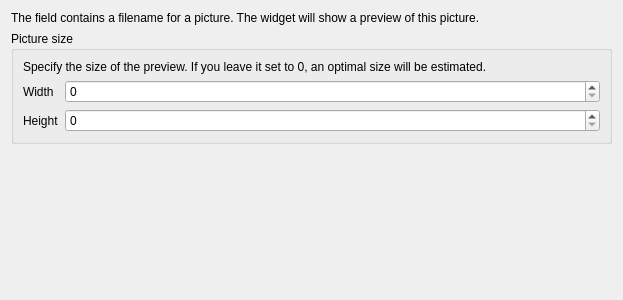
<?xml version="1.0" encoding="UTF-8"?>
<ui version="4.0">
 <class>PhotoConfigDlgBase</class>
 <widget class="QWidget" name="PhotoConfigDlgBase">
  <property name="geometry">
   <rect>
    <x>0</x>
    <y>0</y>
    <width>623</width>
    <height>300</height>
   </rect>
  </property>
  <property name="windowTitle">
   <string>Form</string>
  </property>
  <layout class="QFormLayout" name="formLayout">
   <property name="fieldGrowthPolicy">
    <enum>QFormLayout::AllNonFixedFieldsGrow</enum>
   </property>
   <item row="0" column="0" colspan="2">
    <widget class="QLabel" name="explanationLabel">
     <property name="text">
      <string>The field contains a filename for a picture. The widget will show a preview of this picture.</string>
     </property>
     <property name="wordWrap">
      <bool>true</bool>
     </property>
    </widget>
   </item>
   <item row="1" column="0" colspan="2">
    <widget class="QGroupBox" name="groupBox">
     <property name="title">
      <string>Picture size</string>
     </property>
     <layout class="QFormLayout" name="formLayout_2">
      <item row="1" column="0">
       <widget class="QLabel" name="label_12">
        <property name="text">
         <string>Width</string>
        </property>
       </widget>
      </item>
      <item row="1" column="1">
       <widget class="QSpinBox" name="sbWidgetWidth">
        <property name="maximum">
         <number>10000</number>
        </property>
       </widget>
      </item>
      <item row="2" column="0">
       <widget class="QLabel" name="label_13">
        <property name="text">
         <string>Height</string>
        </property>
       </widget>
      </item>
      <item row="2" column="1">
       <widget class="QSpinBox" name="sbWidgetHeight">
        <property name="suffix">
         <string/>
        </property>
        <property name="prefix">
         <string/>
        </property>
        <property name="maximum">
         <number>10000</number>
        </property>
       </widget>
      </item>
      <item row="0" column="0" colspan="2">
       <widget class="QLabel" name="label">
        <property name="text">
         <string>Specify the size of the preview. If you leave it set to 0, an optimal size will be estimated.</string>
        </property>
        <property name="wordWrap">
         <bool>true</bool>
        </property>
       </widget>
      </item>
     </layout>
    </widget>
   </item>
  </layout>
 </widget>
 <resources/>
 <connections/>
</ui>
